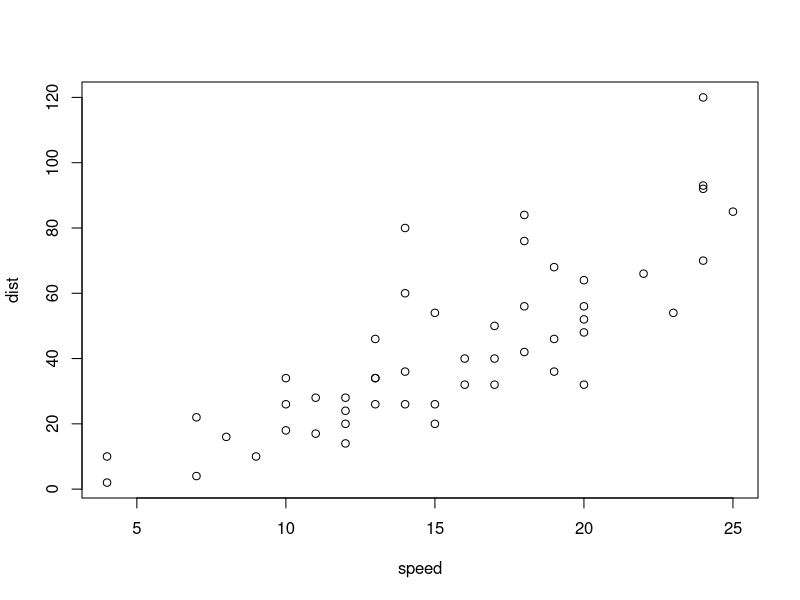
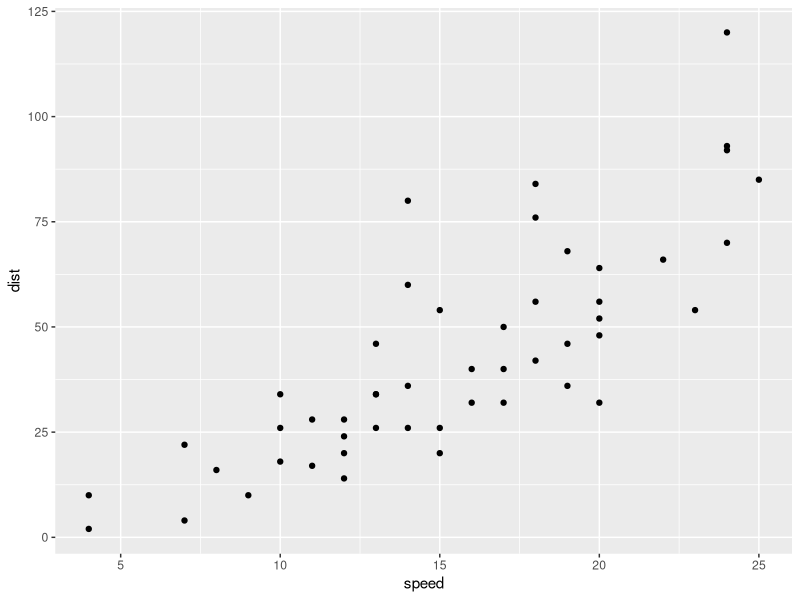
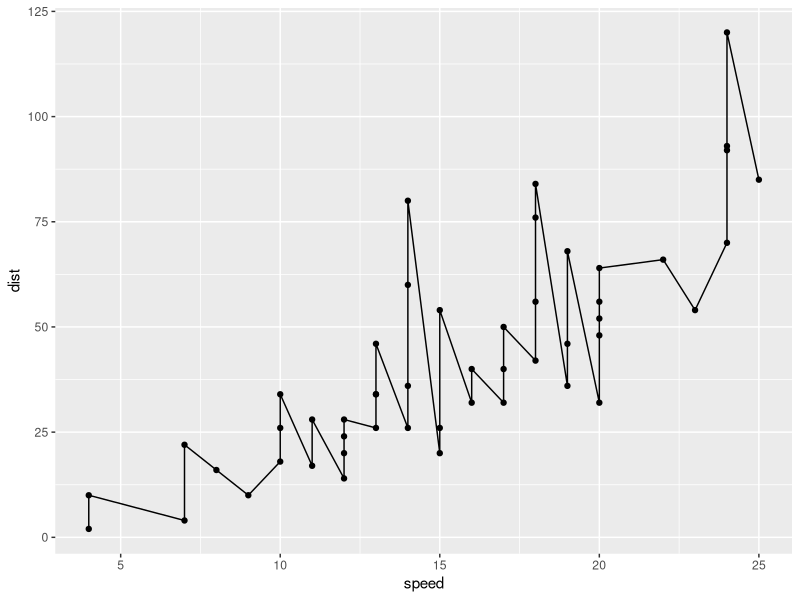
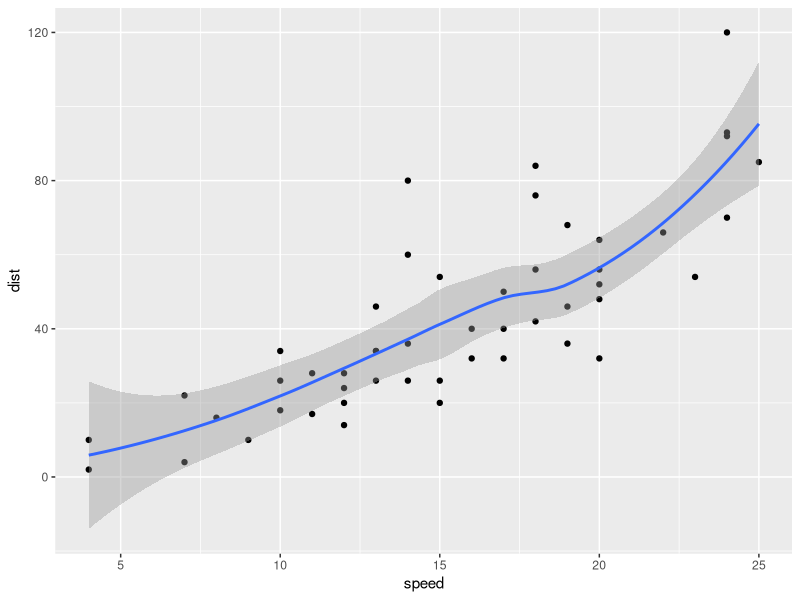
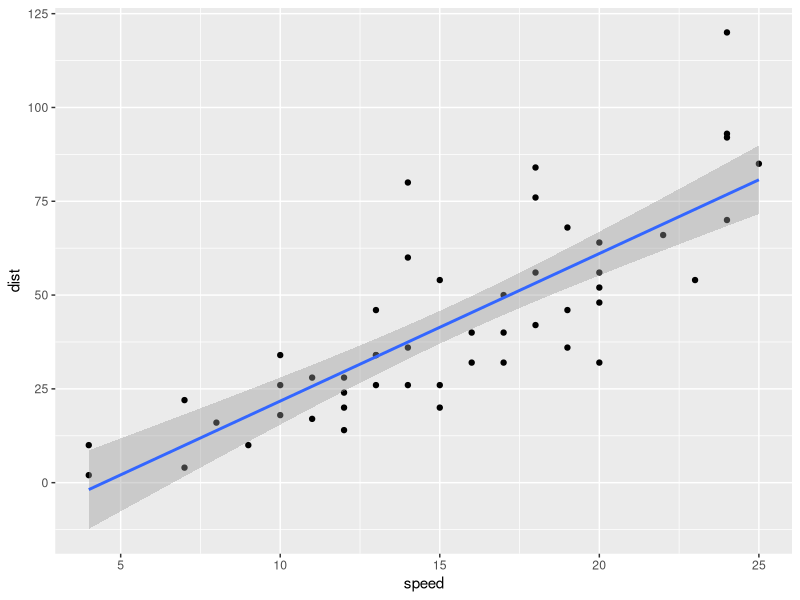

Generate these figures, in order, with R:
# Week 3 Data Visualization Lab

# Install the package ggplot2\
install.packages("ggplot2")

# Any time I want to use this 
# package I need to load it 
library(ggplot2)

View(cars)

# A quick base R plot - this is not ggplot
plot(cars)

# Our first ggplot
# We need data + aes + geoms
ggplot(data=cars) + aes(x=speed, y=dist) + geom_point()

p <- ggplot(data=cars) + aes(x=speed, y=dist) + geom_point()

# Add line geom with geom_line
p + geom_line()

# Add a trend line close to the data
p + geom_smooth()

p + geom_smooth(method="lm")
